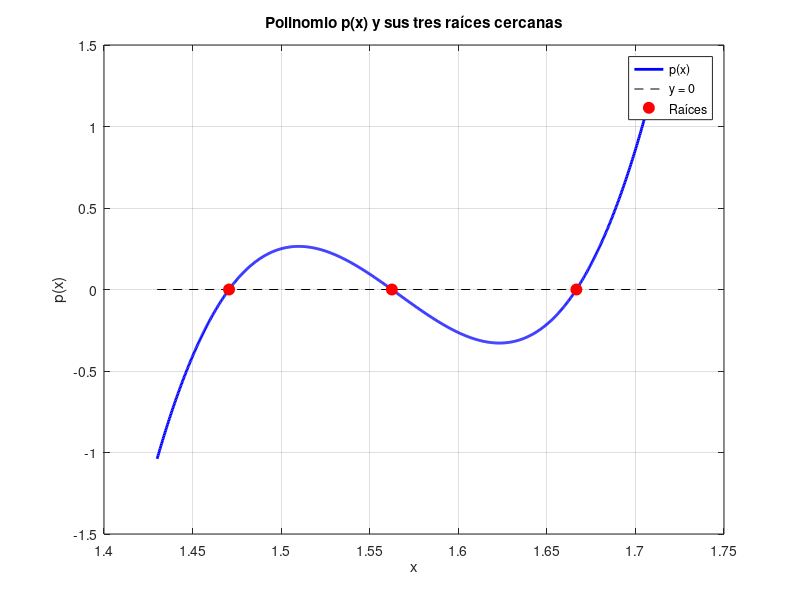

Source code (MATLAB):


c = [816, -3835, 6000, -3125];
r = roots(c); % Devuelve el vector con las 3 raíces

x = linspace(1.43, 1.71, 1000);
y = 816*x.^3 - 3835*x.^2 + 6000*x - 3125;

plot(x, y, 'b-', 'LineWidth', 2); hold on;
grid on;
plot([1.43, 1.71], [0, 0], 'k--'); % Eje y = 0

% Graficar las tres raíces calculadas con roots:
% r es un vector, y zeros(size(r)) crea ceros para las coordenadas en y
plot(r, zeros(size(r)), 'ro', 'MarkerSize', 8, 'MarkerFaceColor', 'r');

xlabel('x'); ylabel('p(x)');
title('Polinomio p(x) y sus tres raíces cercanas');
legend('p(x)', 'y = 0', 'Raíces');
